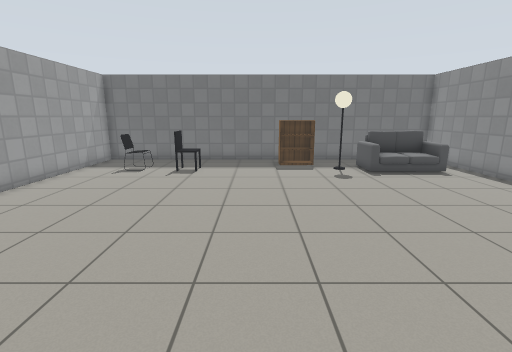
[1] (above)

14 first-person views from a walk through a Gazebo world. The camera is 1.3 m above the floor, tilts 12° down and sees 85° across. The floor is counted in squares, 0.5 m on a side. Each view is taken from the middle of a square. On the plan, view 1 faces up. The plan holds only what a view shows up to about 19 squares ahead; the rest is blank. Simple patterns stand in for the simulator's built-in surfaces. Simple shapes stand in for some stock models.

[2]
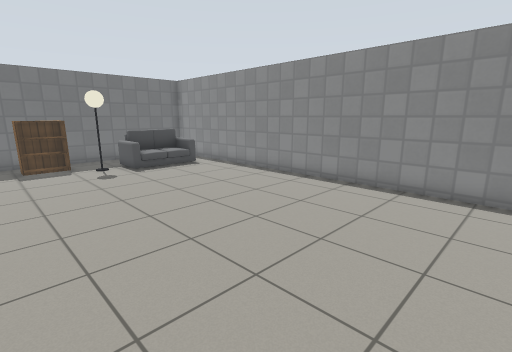

[3]
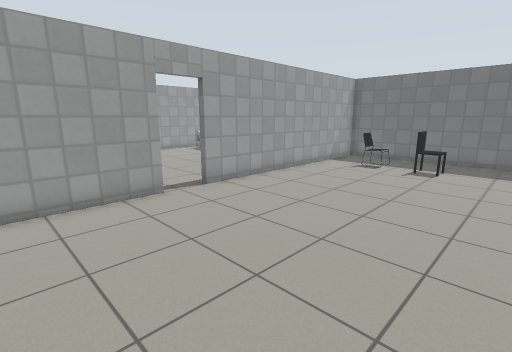

[4]
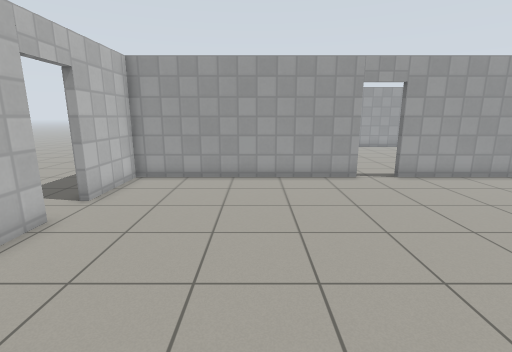

[5]
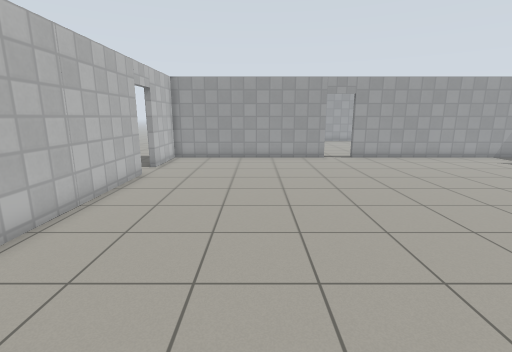

[6]
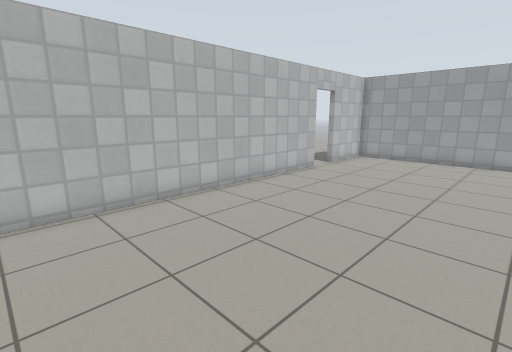

[7]
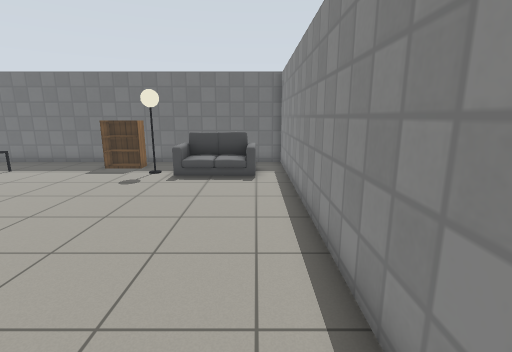

[8]
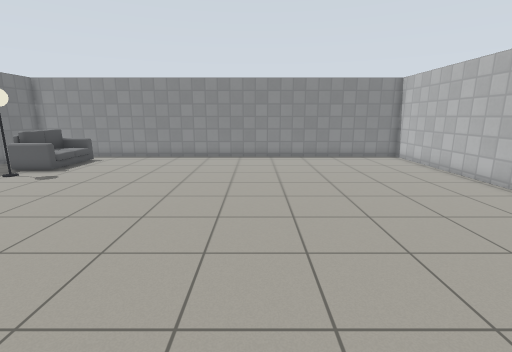

[9]
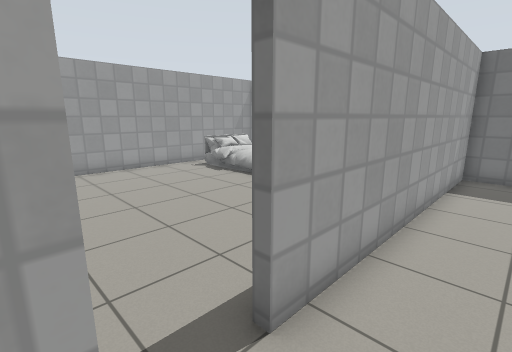

[10]
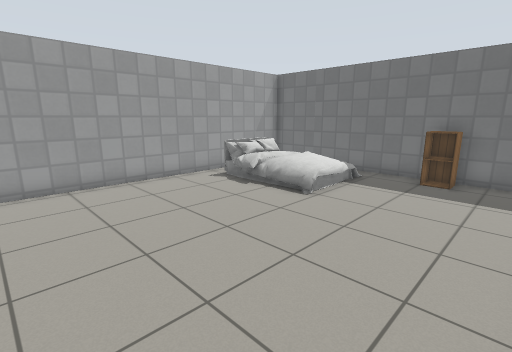

[11]
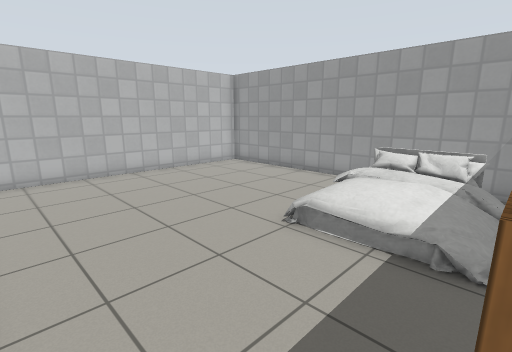

[12]
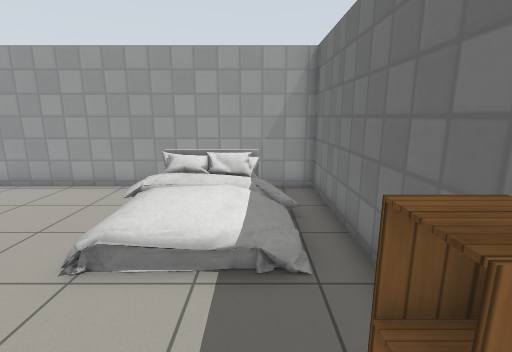

[13]
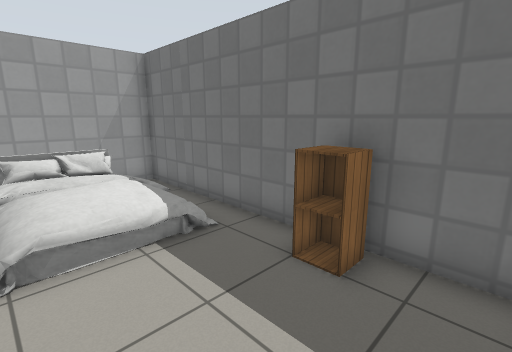

[14]
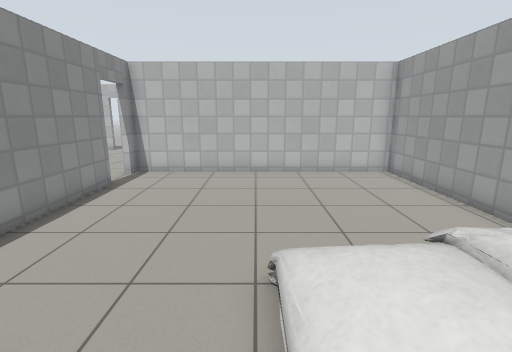

### Floor plan
Points are (right, up) in squares from view 1. A wall is a line through its corners. A room is listed if a view was taken in it or the views show most of it. See-through windows are left out.
Room 1 (views 1, 2, 3, 4, 5, 6, 7, 8, 9)
walls: (-9, 3.4) (-9, -6.3) (-5.5, -6.3); (-3.7, -6.3) (10.4, -6.3) (10.4, 17.1) (-9, 17.1) (-9, 5.2)
ways out: open door at (-9, 4.5) to room 2; open door at (-4.5, -6.5)
objects: chair (-7, 14) to (-6, 15); office chair (-4, 13) to (-3, 14); bookshelf (1, 15) to (3, 16); lamp (4, 14) to (5, 14); sofa (5, 13) to (9, 15)
Room 2 (views 10, 11, 12, 13, 14)
walls: (-9.3, 5.2) (-9.3, 10.1); (-9.9, 17.1) (-21.4, 17.1) (-21.4, 2.7) (-9.3, 2.7)
ways out: open door at (-9, 4.5) to room 1
objects: bed (-20, 12) to (-15, 16); cabinet (-13, 16) to (-12, 16)

Where each view was taken, in squares from view 1:
view 1: 0 up, 0 right, facing up
view 2: 1 down, 0 right, facing up-right
view 3: 1 down, 0 right, facing up-left
view 4: 1 down, 3 right, facing left
view 5: 1 down, 9 right, facing left
view 6: 2 up, 9 right, facing down-left
view 7: 1 up, 9 right, facing up
view 8: 3 up, 8 left, facing right
view 9: 3 up, 7 left, facing up-left
view 10: 4 up, 10 left, facing up-left
view 11: 16 up, 10 left, facing down-left
view 12: 15 up, 11 left, facing left
view 13: 12 up, 10 left, facing up-left
view 14: 16 up, 15 left, facing down
